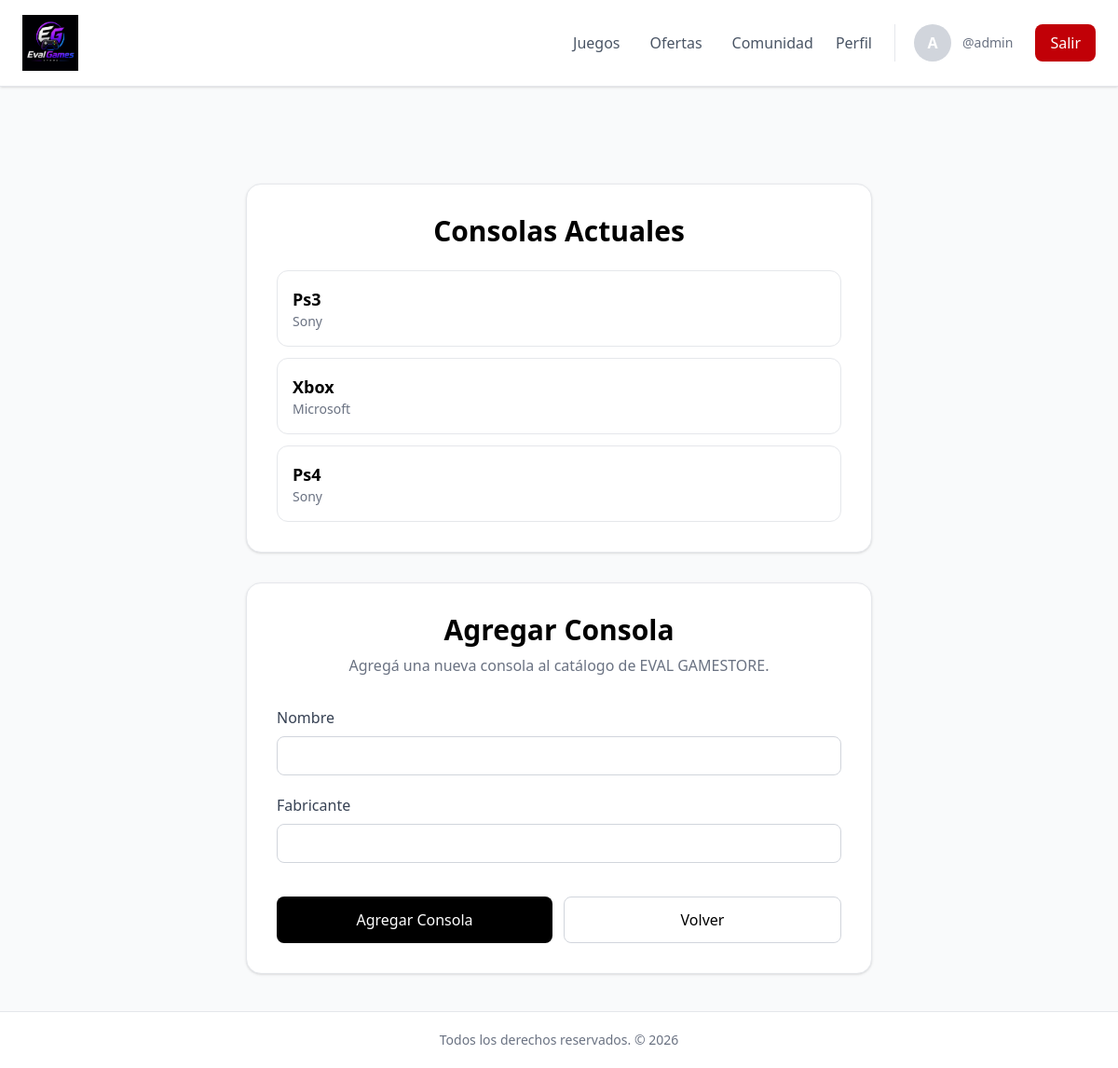
/videojuegos/consola/ (signed in), run on the app's committed database.
### usuarios/models.py (models this page shows, shortened)
class UsuarioPersonalizado(AbstractUser):
    telefono = models.CharField(
        max_length=20,
        null=True,
        blank=True
    )
    foto_perfil = models.ImageField(
        upload_to='users_fp',
        null=True,
        blank=True
    )

### videojuegos/models.py (models this page shows, shortened)
class Consola(models.Model):
    nombre=models.CharField(max_length=100)
    fabricante = models.CharField(max_length=100)
    activo = models.BooleanField(default=True)
    fecha = models.DateField(auto_now_add=True)

### videojuegos/views.py (the view)
# urls.py: path('consola/', views.agregar_consola, name='agregar_consola'),
@login_required
@permission_required('videojuegos.add_consola')
def agregar_consola(request):
    consolas = Consola.objects.filter(
        activo=True
    )
    if request.method == 'POST':
        form = ConsolaForm(
            request.POST
        )
        if form.is_valid():
            form.save()
            return redirect(
                'agregar_consola'
            )
    else:
        form = ConsolaForm()
    return render(
        request,
        'videojuegos/agregar_consola.html',
        {
            'consolas': consolas,
            'form': form
        }
    )

### videojuegos/forms.py
class ConsolaForm(forms.ModelForm):
    class Meta:
        model = Consola
        fields = [
            'nombre',
            'fabricante'
        ]

### videojuegos/templates/videojuegos/agregar_consola.html (shortened to what this page needs)
{% extends 'inicio/base.html' %}
{% load widget_tweaks %}
{% block body %}
<div class="max-w-2xl mx-auto mt-16 space-y-8">
    <div class="bg-white border border-gray-200 rounded-2xl shadow-sm p-8">
        <h1 class="text-3xl font-bold text-center mb-6">
            Consolas Actuales
        </h1>
        {% if consolas %}
        <div class="space-y-3">
            {% for consola in consolas %}
            <div class="border border-gray-200 rounded-xl p-4 hover:bg-gray-50 transition">
                <h2 class="font-semibold text-lg">
                    {{ consola.nombre }}
                </h2>
                <p class="text-gray-500 text-sm">
                    {{ consola.fabricante }}
                </p>
            </div>
            {% endfor %}
        </div>
        {% else %}
        <p class="text-center text-gray-500">
            No hay consolas cargadas.
        </p>
        {% endif %}
    </div>
    <div class="bg-white border border-gray-200 rounded-2xl shadow-sm p-8">
        <h1 class="text-3xl font-bold text-center mb-2">
            Agregar Consola
        </h1>
        <p class="text-center text-gray-500 mb-8">
            Agregá una nueva consola al catálogo de EVAL GAMESTORE.
        </p>
        <form method="POST" class="space-y-5">
            {% for field in form %}
            <div>
                <label class="block mb-2 font-medium text-gray-700">
                    {{ field.label }}
                </label>
                {{ field|add_class:"w-full border border-gray-300 rounded-lg px-4 py-2 focus:ring-2 focus:ring-black focus:border-black outline-none transition" }}
            </div>
            {% endfor %}
            <div class="flex gap-3 pt-4">
                <button
                    type="submit"
                    class="flex-1 bg-black hover:bg-gray-800 text-white py-3 rounded-lg font-medium transition cursor-pointer"
                >
                    Agregar Consola
                </button>
                <a
                    href="{% url 'juegos' %}"
                    class="flex-1 text-center border border-gray-300 py-3 rounded-lg hover:bg-gray-100 transition"
                >
                    Volver
                </a>
            </div>
        </form>
    </div>
</div>
{% endblock %}

### inicio/templates/inicio/base.html (shortened to what this page needs)
{% load static tailwind_tags %}
<!DOCTYPE html>
<html lang="es">
<head>
    {% tailwind_css %}
</head>
<body class="bg-gray-50 min-h-screen flex flex-col">
    <nav class="bg-white border-b border-gray-200 shadow-sm">
        <div class="max-w-7xl mx-auto px-6 py-4 flex justify-between items-center">
            <a href="{% url 'inicio' %}" class="text-2xl">
                <img
                    src="/media/Logo/logo_EvalGames.png"
                    class="h-15 w-15 cursor-pointer"
                    alt="logo_page"
                />
            </a>
            <div class="flex items-center gap-6 text-gray-600 font-medium">
                {% if user.is_authenticated %}
                    <a href="{% url 'juegos' %}" class="hover:text-black transition">
                        Juegos
                    </a>
                    <a href="{% url 'oferta' %}"
                       class="hover:text-black hover:bg-amber-300 transition p-2 rounded">
                        Ofertas
                    </a>
                    <a href="{% url 'posteos' %}" class="hover:text-black transition">
                        Comunidad
                    </a>
                    <a href="{% url 'perfil' %}" class="hover:text-black transition">
                        Perfil
                    </a>
                    <div class="flex items-center gap-3 border-l border-gray-200 pl-5">
                        {% if user.foto_perfil %}
                            <img
                                src="{{ user.foto_perfil.url }}"
                                alt="foto perfil"
                                class="w-10 h-10 rounded-full object-cover border border-gray-300"
                            >
                        {% else %}
                            <div class="w-10 h-10 rounded-full bg-gray-300 flex items-center justify-center text-white font-bold">
                                {{ user.username|first|upper }}
                            </div>
                        {% endif %}
                        <div class="flex flex-col leading-tight">
                            <span class="text-sm text-gray-500">
                                @{{ user.username }}
                            </span>
                        </div>
                    </div>
                    <form action="{% url 'logout' %}" method="POST">
                        <button
                            type="submit"
                            class="bg-red-700 hover:bg-red-500 text-white px-4 py-2 rounded-lg transition cursor-pointer"
                        >
                            Salir
                        </button>
                    </form>
                {% endif %}
            </div>
        </div>
    </nav>
    <main class="flex-1 max-w-7xl mx-auto w-full px-6 py-10">
        {% block body %}
        {% endblock %}
    </main>
    <footer class="bg-white border-t border-gray-200 py-5 text-center text-sm text-gray-500">
        Todos los derechos reservados. &copy; 2026
    </footer>
</body>
</html>

### data on the page
UsuarioPersonalizado: username|first "A", username "admin"
Consola: nombre "Ps3", fabricante "Sony"
Consola: nombre "Xbox", fabricante "Microsoft"
Consola: nombre "Ps4", fabricante "Sony"

### other printed values
{{ field.label }} "Nombre" "Fabricante"
